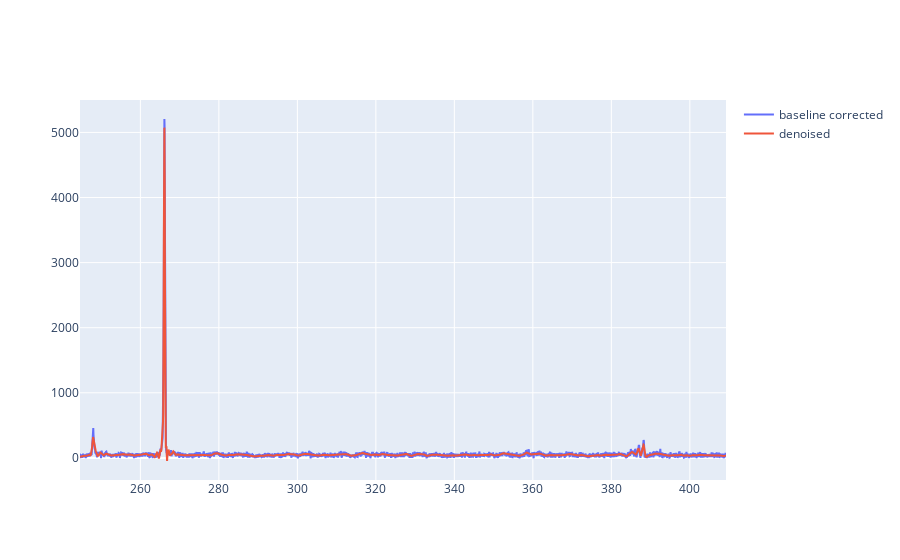

Notebook code cell kept with this figure:
### Code cell
spectrum = map_data.spectra[randint(0,map_data.spectra.shape[0])]

denoised_spectrum = denoise_wavelet(
    spectrum,
    sigma=30,
    wavelet='coif4',
    mode='soft', 
    # wavelet_levels=9,
    convert2ycbcr=False,
    # method='BayesShrink', 
    method='VisuShrink', 
    rescale_sigma=False
)

fig = go.Figure()
fig.add_trace(
    go.Scatter(
        x=map_data.wvl,
        y=spectrum,
        name='baseline corrected'
    )
)
fig.add_trace(
    go.Scatter(
        x=map_data.wvl,
        y=denoised_spectrum,
        name='denoised'
    )
)

### Figure 1 — Plotly figure (JSON) as saved in the notebook; plotly's stock layout.template omitted (floating-point values rounded to 4 significant figures; data arrays with more than 128 entries replaced by an {"elided": "..."} marker saying what was removed)
{"data": [{"name": "baseline corrected", "type": "scatter", "x": {"elided": "3966 float values"}, "y": {"elided": "3966 float values"}}, {"name": "denoised", "type": "scatter", "x": {"elided": "3966 float values"}, "y": {"elided": "3966 float values"}}], "layout": {}}
